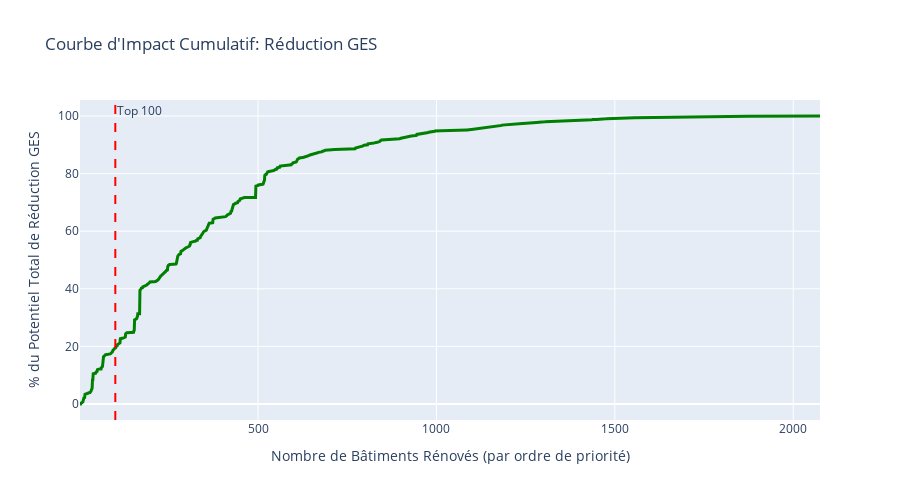

Write notebook code for a chart like this one.
### Code cell
# Courbe cumulative d'impact
buildings_sorted = buildings_enriched.sort_values('priority_score', ascending=False).reset_index(drop=True)
buildings_sorted['cumulative_ges'] = buildings_sorted['estimated_ges_reduction'].cumsum()
buildings_sorted['cumulative_pct'] = buildings_sorted['cumulative_ges'] / total_potential * 100

fig = go.Figure()

fig.add_trace(go.Scatter(
    x=list(range(1, len(buildings_sorted) + 1)),
    y=buildings_sorted['cumulative_pct'],
    mode='lines',
    name='Impact Cumulatif',
    line=dict(color='green', width=3)
))

# Ligne des 100 premiers
fig.add_vline(x=100, line_dash="dash", line_color="red",
              annotation_text="Top 100", annotation_position="top right")

fig.update_layout(
    title='Courbe d\'Impact Cumulatif: Réduction GES',
    xaxis_title='Nombre de Bâtiments Rénovés (par ordre de priorité)',
    yaxis_title='% du Potentiel Total de Réduction GES',
    height=500
)

fig.show()

print(f"\n💡 Insight: En rénovant les {100} bâtiments les plus prioritaires,")
print(f"   on capture {top_100_potential/total_potential*100:.1f}% du potentiel total de réduction.")

### Figure 1 — Plotly figure (JSON) as saved in the notebook; plotly's stock layout.template omitted (floating-point values rounded to 4 significant figures; data arrays with more than 128 entries replaced by an {"elided": "..."} marker saying what was removed)
{"data": [{"line": {"color": "green", "width": 3}, "mode": "lines", "name": "Impact Cumulatif", "type": "scatter", "x": {"elided": "2075 int values"}, "y": {"elided": "2075 float values"}}], "layout": {"annotations": [{"showarrow": false, "text": "Top 100", "x": 100, "xanchor": "left", "xref": "x", "y": 1, "yanchor": "top", "yref": "y domain"}], "height": 500, "shapes": [{"line": {"color": "red", "dash": "dash"}, "type": "line", "x0": 100, "x1": 100, "xref": "x", "y0": 0, "y1": 1, "yref": "y domain"}], "title": {"text": "Courbe d'Impact Cumulatif: Réduction GES"}, "xaxis": {"title": {"text": "Nombre de Bâtiments Rénovés (par ordre de priorité)"}}, "yaxis": {"title": {"text": "% du Potentiel Total de Réduction GES"}}}}
